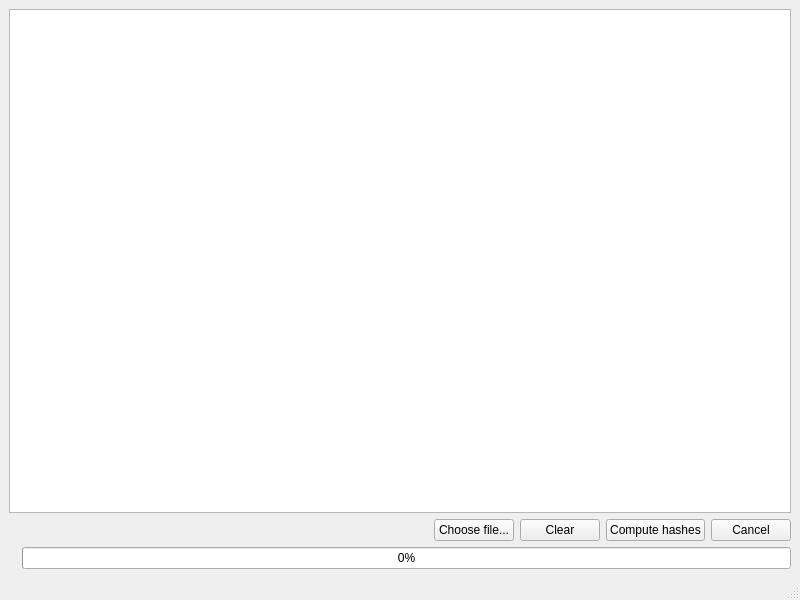
<?xml version="1.0" encoding="UTF-8"?>
<ui version="4.0">
 <class>MainWindow</class>
 <widget class="QMainWindow" name="MainWindow">
  <property name="geometry">
   <rect>
    <x>0</x>
    <y>0</y>
    <width>800</width>
    <height>600</height>
   </rect>
  </property>
  <property name="windowTitle">
   <string>String Hash Computer</string>
  </property>
  <property name="unifiedTitleAndToolBarOnMac">
   <bool>false</bool>
  </property>
  <widget class="QWidget" name="centralwidget">
   <layout class="QVBoxLayout" name="verticalLayout">
    <item>
     <widget class="QTableView" name="hashTable"/>
    </item>
    <item>
     <layout class="QHBoxLayout" name="horizontalLayout">
      <item>
       <spacer name="horizontalSpacer">
        <property name="orientation">
         <enum>Qt::Horizontal</enum>
        </property>
        <property name="sizeHint" stdset="0">
         <size>
          <width>40</width>
          <height>20</height>
         </size>
        </property>
       </spacer>
      </item>
      <item>
       <widget class="QPushButton" name="buttonChooseFile">
        <property name="text">
         <string>Choose file...</string>
        </property>
       </widget>
      </item>
      <item>
       <widget class="QPushButton" name="buttonClear">
        <property name="text">
         <string>Clear</string>
        </property>
       </widget>
      </item>
      <item>
       <widget class="QPushButton" name="buttonCompute">
        <property name="text">
         <string>Compute hashes</string>
        </property>
       </widget>
      </item>
      <item>
       <widget class="QPushButton" name="buttonCancel">
        <property name="text">
         <string>Cancel</string>
        </property>
       </widget>
      </item>
     </layout>
    </item>
    <item>
     <layout class="QHBoxLayout" name="horizontalLayout_2">
      <item>
       <widget class="QLabel" name="progressLabel">
        <property name="text">
         <string/>
        </property>
       </widget>
      </item>
      <item>
       <widget class="QProgressBar" name="progressBar">
        <property name="value">
         <number>0</number>
        </property>
       </widget>
      </item>
     </layout>
    </item>
   </layout>
  </widget>
  <widget class="QMenuBar" name="menubar">
   <property name="geometry">
    <rect>
     <x>0</x>
     <y>0</y>
     <width>800</width>
     <height>22</height>
    </rect>
   </property>
  </widget>
  <widget class="QStatusBar" name="statusbar"/>
 </widget>
 <resources/>
 <connections/>
</ui>
